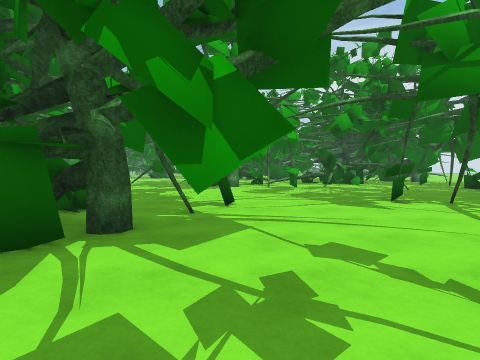
View 1 (above)

24 first-person views from a walk through a Unity game level. The camera is 1.3 m above the floor, tilts 2° down and sees 80° across. The floor is counted in squares, 2 m on a side. Each view is taken from the middle of a square. On the plan, view 1 faces up. The plan holds only what a view shows up to about 9 squares ahead; the rest is blank. The place goes on beyond the plan. Some animated figures are not drawn. Some surface patterns are stand-ins.

View 2
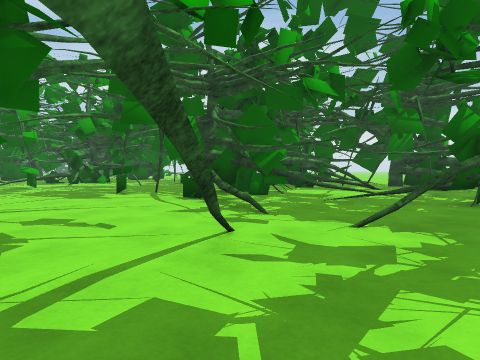

View 3
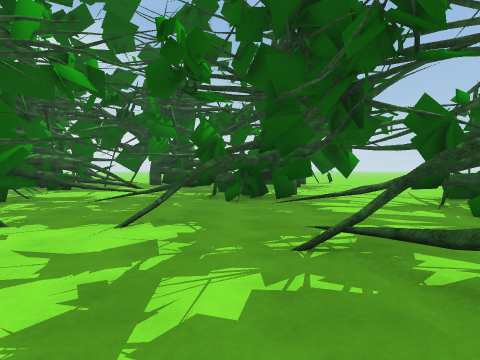

View 4
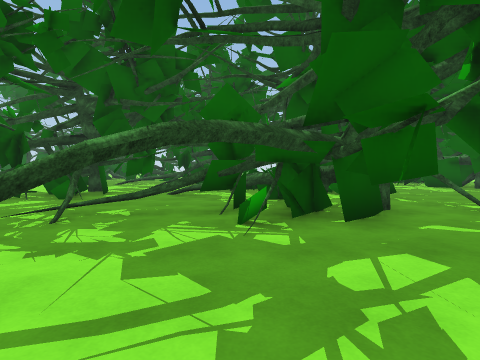

View 5
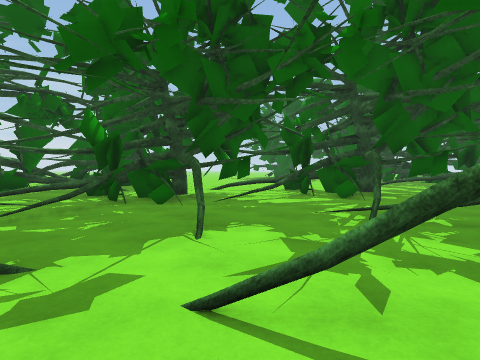

View 6
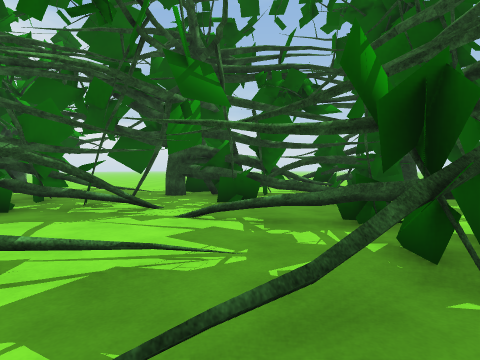

View 7
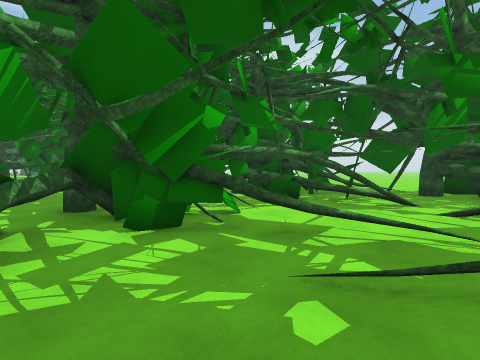

View 8
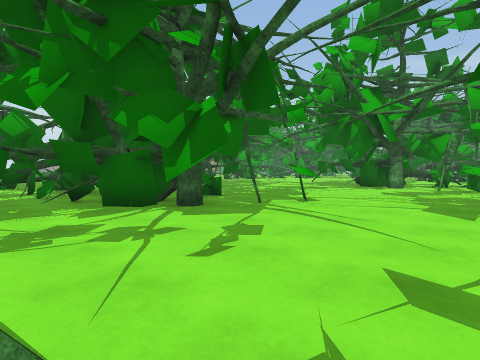

View 9
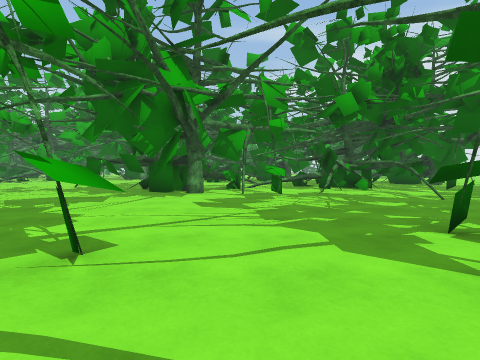

View 10
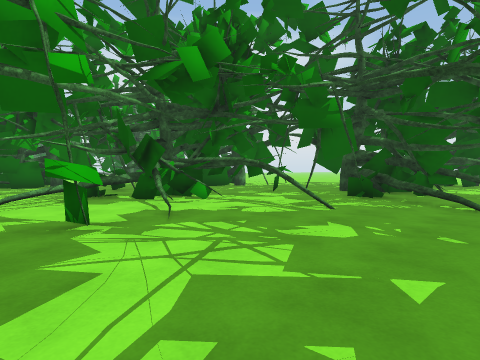

View 11
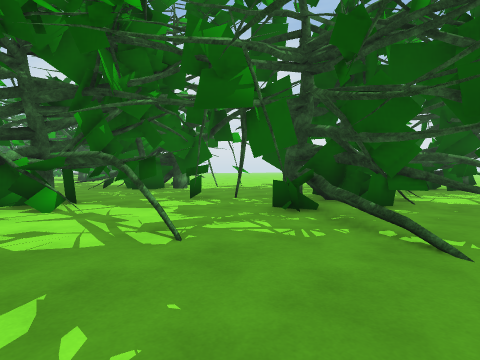

View 12
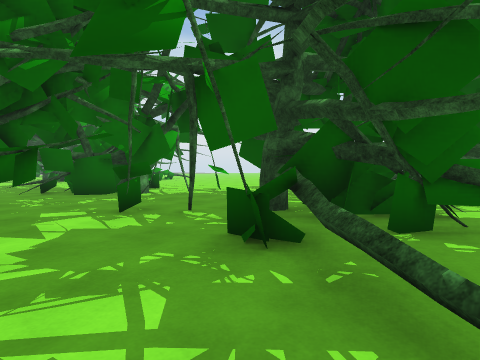

View 13
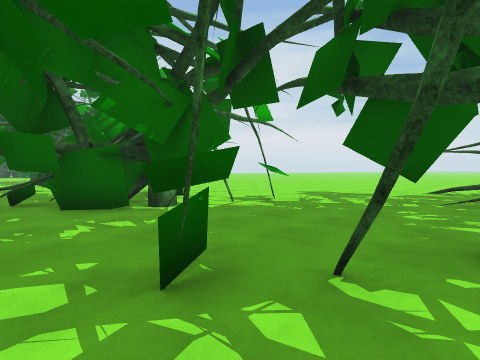

View 14
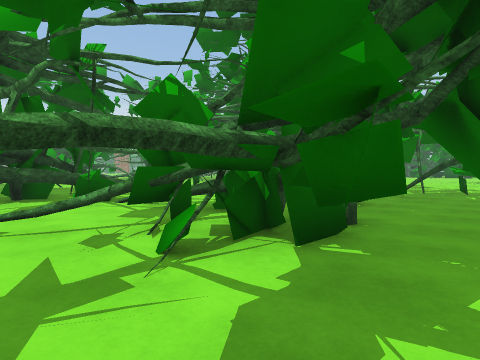

View 15
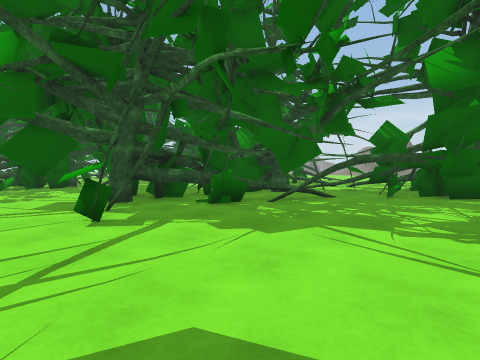

View 16
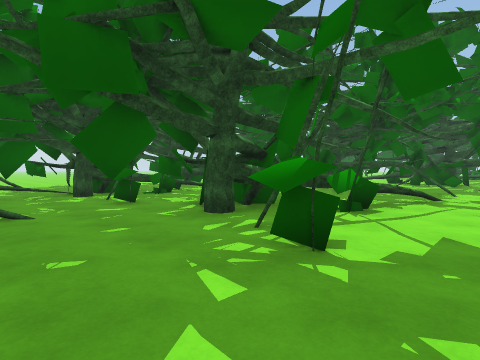

View 17
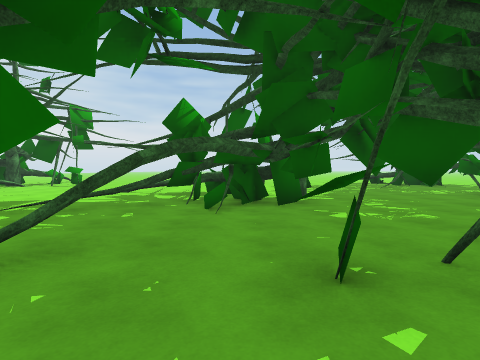

View 18
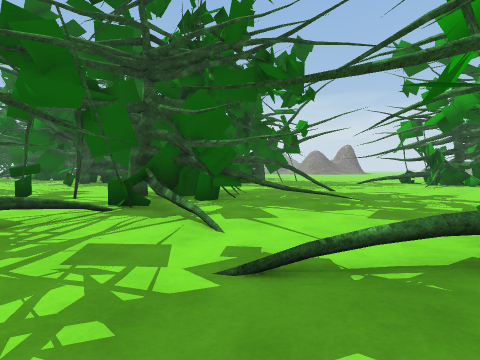

View 19
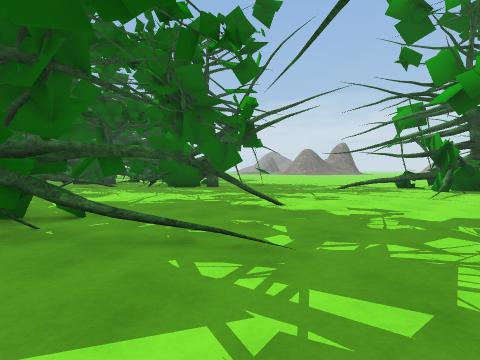

View 20
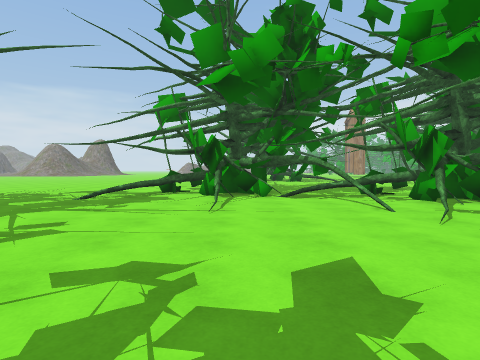

View 21
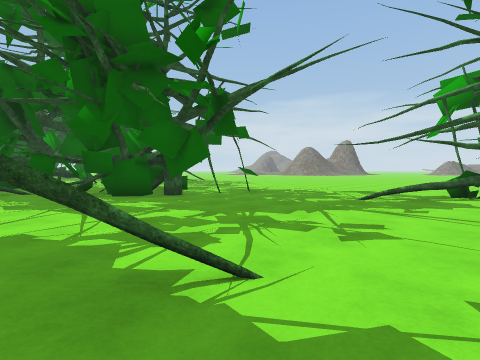

View 22
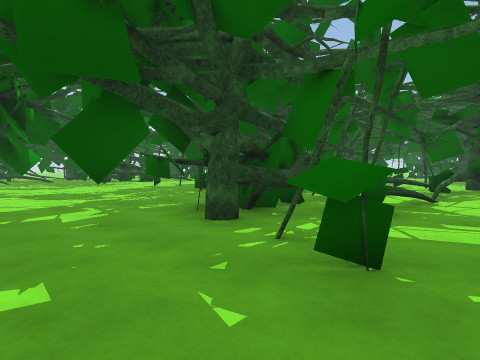

View 23
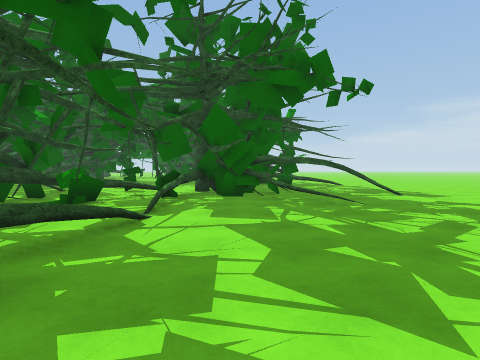

View 24
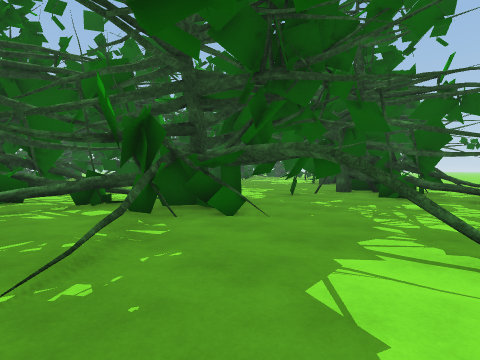

### Floor plan
Key: @ floor where view 1 was taken; # wall or solid block; . floor; = window, fence, low wall or low ledge; T tree.
Columns run from 18 left of view 1 to 17 right of it. Each row starts with its distance up from view 1.
 19      ..T T=.    TT  T  T..#..T.
 18      .TTTT...  T..TT..TTT..TTT..
 17     T.TT..................TTT....
 16      TTTT..............T.T#TTT....
 15     TTTT........=......T.T....T....
 14    T..T.........TT.TTTTT...T........
 13     ...T.....TT..TT#..TTT...........
 12      ...........TTT...TTT.T..T....T.
 11      ..........TTTTTT...T...T..  T
 10      ......T.....T......T.#TTTT
  9      ...T.................TTTT TTT
  8        ..#TTTT...........T.TT.TTT
  7       ...TTTT...........T.. T TT
  6      ....TTT TT......T..TTT TTT.
  5     .....TTT TT#..T...TTTTTTTTTTT
  4    ........TTT T.T....TTTTT#TTT..
  3    ........TTTTTTT....#.TTTTTT T.
  2   ....#.T.#TTT T#.T...T.T..T TT..
  1  .....TTTTT.T  #T.............TT#T
  0 ....TTTTT ...  T..@TT...T..T.TTTT
 -1 .....TTTT.T.   .TT.T..T..T#T.T#T.
 -2    .....T      ..T.....TTTTTT.T#T
 -3     ...T..    TTTTTTT..TTTTT T#TT
 -4     T#.T..    T TTT#.T.T T.. .TTT
 -5      TTT.        TT....T T..  TT
 -6     TTTT    ...T #TTTTTTTT.   T
 -7     T T    ...TTTT   TTTT ..
 -8            T.. TTTT  TT   ..
 -9                      T.T

Positions as (right, up) in squares from view 1, and headings:
1: (0, 0), facing up
2: (0, -2), facing up-right
3: (0, -2), facing right
4: (0, 1), facing down
5: (1, 1), facing down-right
6: (5, 0), facing right
7: (4, 0), facing up-right
8: (3, 0), facing up-left
9: (1, 3), facing up
10: (1, 7), facing up-right
11: (4, 7), facing up-right
12: (6, 8), facing up-right
13: (7, 11), facing up-right
14: (7, 11), facing up-left
15: (1, 9), facing down-left
16: (2, 8), facing down-right
17: (3, 17), facing right
18: (3, 18), facing down-left
19: (-1, 17), facing down-left
20: (-4, 16), facing left
21: (-4, 15), facing down-left
22: (-11, 11), facing down-right
23: (-11, 8), facing down
24: (-15, 3), facing down-right
